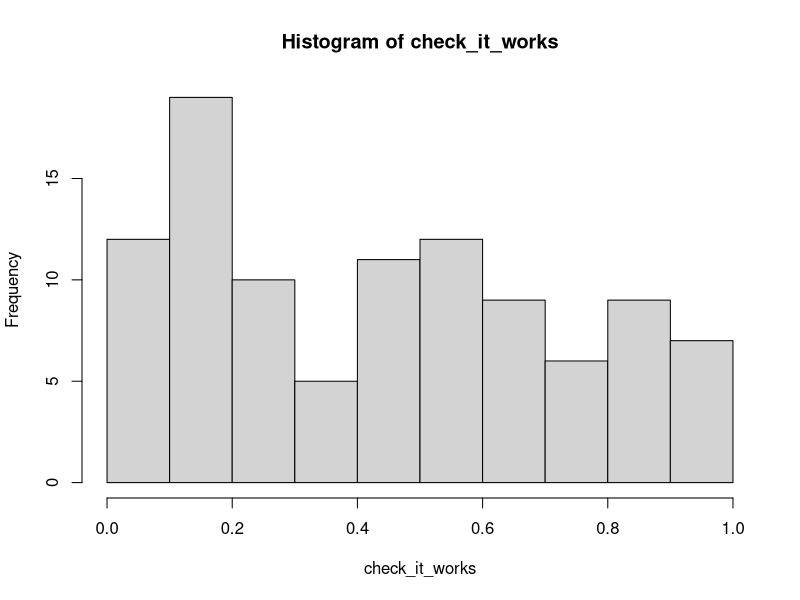

Here is the R script that generated this plot: (Note: a time limit stopped this script after it produced the figure.)
# Power Simulation Example using expand.grid and mapply instead of a for loop
# Ian Dworkin last modified March 14th, 2024 (BIO708, QMEE)


#Global Parameter values
a = 0 # intercept
b <- seq(from = 0, to = 1.0, by = 0.1) # slope
std_dev = seq(from = 0.1, to = 2, by = 0.1) # residual standard deviation 
sample_size <- seq(from = 5, to = 50, by = 5)


# use expand grid to get all combinations of b and sample_size
b_N <- expand.grid(b, sample_size, std_dev)  # look at  b_N to see what is being stored, and how.
dim(b_N)
colnames(b_N) <- c("b", "sample_size", "std_dev") 

# Here is the function to generate the simulation and fit the model given the simulated data.
SimulatePower <- function(sample_size, b_b, a, std_dev){
	x <- rnorm(sample_size, mean=0, sd=1)
	y_det <- a + b_b*x
  y_sim <- rnorm(sample_size, mean=y_det, sd=std_dev)
  lm1 <- lm(y_sim ~ x)
  pval <- coef(summary(lm1))[2,4]
 }

# We can use this for one sample_size and slope to check everything is working. Let's do 100 simulations
check_it_works <- replicate(100, 
              SimulatePower(sample_size=15, b_b = 0.4, a = 0, std_dev = 3))

hist(check_it_works, freq = T)

# The basic approach works like this. This goes through all combinations of sample_size and b (in b_N) and runs the SimulationPower().
p_values <- mapply(SimulatePower, 
    sample_size  = b_N$sample_size, b_b = b_N$b,  std_dev = b_N$std_dev,
    MoreArgs = list(a=0)) 

system.time(
# And if we want to repeat this, we can do it easily with replicate    
rep_p <- replicate(100, 
              mapply(SimulatePower, 
                     sample_size = b_N$sample_size, 
                     b_b = b_N$b, 
                     MoreArgs=list(a = 0, std_dev = 1)))
)

# Each row represents a distinct combination of sample size and slope. Each column an iteration of that simulation
dim(rep_p)

# Now we can compute the power. We use the apply function to determine the fraction of p-values less than 0.05

power_lev <- apply(rep_p, MARGIN = 1, 
    function(x) length(x[x <= 0.05])/length(x)) # how many p-values are less than 0.05


# The only problem with this approach is that you need to make the matrix of p-values, which are otherwise just stored as a single vector
grid_matrix <- matrix(data=power_lev, nrow=length(b), ncol=length(sample_size))

persp(x = b ,y = sample_size, z= grid_matrix, col = rgb(0, 0, 1, 0.5), 
    theta = -10, shade = 0.75, phi = 15, d = 2, r = 0.1,
    xlab = "slope", ylab = "sample size", zlab="power", 
    ticktype="detailed")

contour(z = grid_matrix, y = sample_size, x = b, col = "blue", xlab = "slope", ylab="Sample Size")

filled.contour(z = grid_matrix, y = sample_size, x = b, 
    xlim = c(min(b), max(b)), 
    ylim = c(min(sample_size), max(sample_size)), 
    ylab ="Sample Size", xlab = "slope", color = topo.colors,
    key.title = title(main = "power"),)

 
